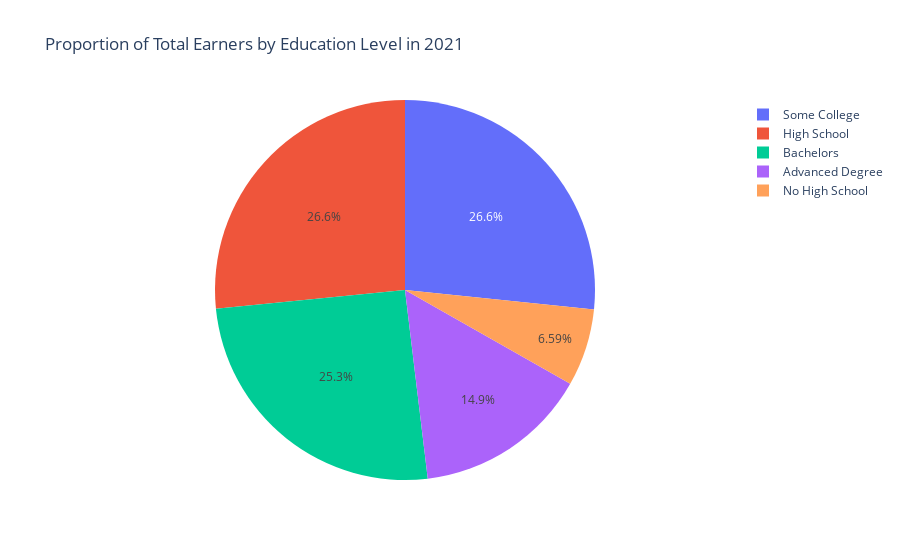

Notebook code cell kept with this figure:
### Markdown cell above
We have employed scatter plots which can be used to visually assess the correlations between the number of earners of various education levels and their corresponding average salaries. If there is a correlation, the trend line will help to see whether higher educational attainment is associated with higher average salaries.

### Code cell
import plotly.express as px

year_data = salaries_df[salaries_df['year'] == 2021]

education_levels = ['No High School', 'High School', 'Some College', 'Bachelors', 'Advanced Degree']
earners_counts = [
    year_data['no_high_school_earners'].values[0],
    year_data['high_school_earners'].values[0],
    year_data['some_college_earners'].values[0],
    year_data['bachelors_earners'].values[0],
    year_data['adv_earners'].values[0]
]

fig = px.pie(names=education_levels, values=earners_counts, title='Proportion of Total Earners by Education Level in 2021')

fig.show()

### Figure 1 — Plotly figure (JSON) as saved in the notebook; plotly's stock layout.template omitted (floating-point values rounded to 4 significant figures)
{"data": [{"domain": {"x": [0, 1], "y": [0, 1]}, "hovertemplate": "label=%{label}<br>value=%{value}<extra></extra>", "labels": ["No High School", "High School", "Some College", "Bachelors", "Advanced Degree"], "legendgroup": "", "name": "", "showlegend": true, "type": "pie", "values": [10886, 43930, 44019, 41873, 24572]}], "layout": {"legend": {"tracegroupgap": 0}, "title": {"text": "Proportion of Total Earners by Education Level in 2021"}}}
